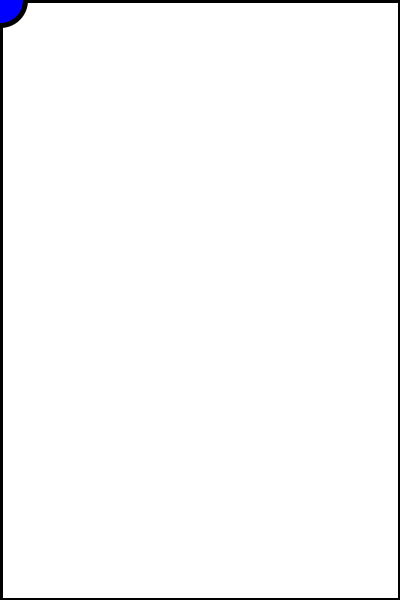
Frame 1 (no input)
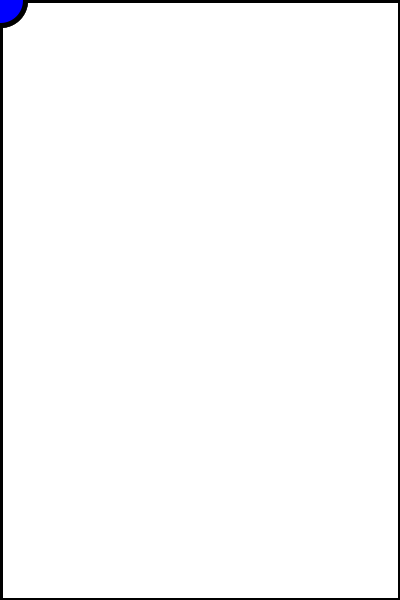
Frame 60 (the mouse pressed at the canvas centre just before this capture)
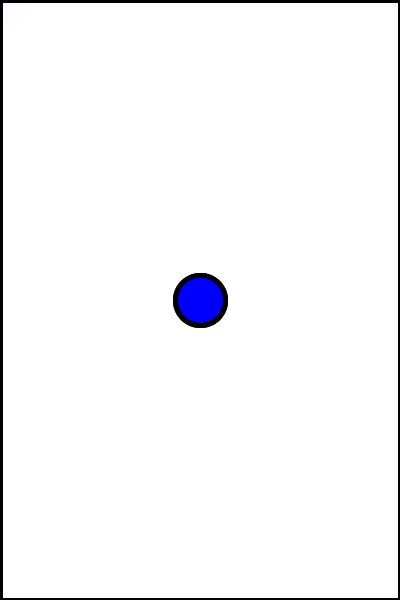
Frame 120 (the mouse held since frame 60 and released just before this capture)

The Processing sketch that drew these frames (run headless with seeded random() and noise(); from frame 60 on, the mouse is pressed at the canvas centre):

// Processing sketch: processing_49268
// ── processing_49268.pde

void setup()
{
  size(400, 600);
  background(255, 255, 255);
  smooth();
  strokeWeight(5);
}

void draw()
{
  fill(255,255,255,50);
  rect(0,0,width,height);
  fill(0, 0, 255);
  ellipse(mouseX,mouseY,50,50);
 
}
